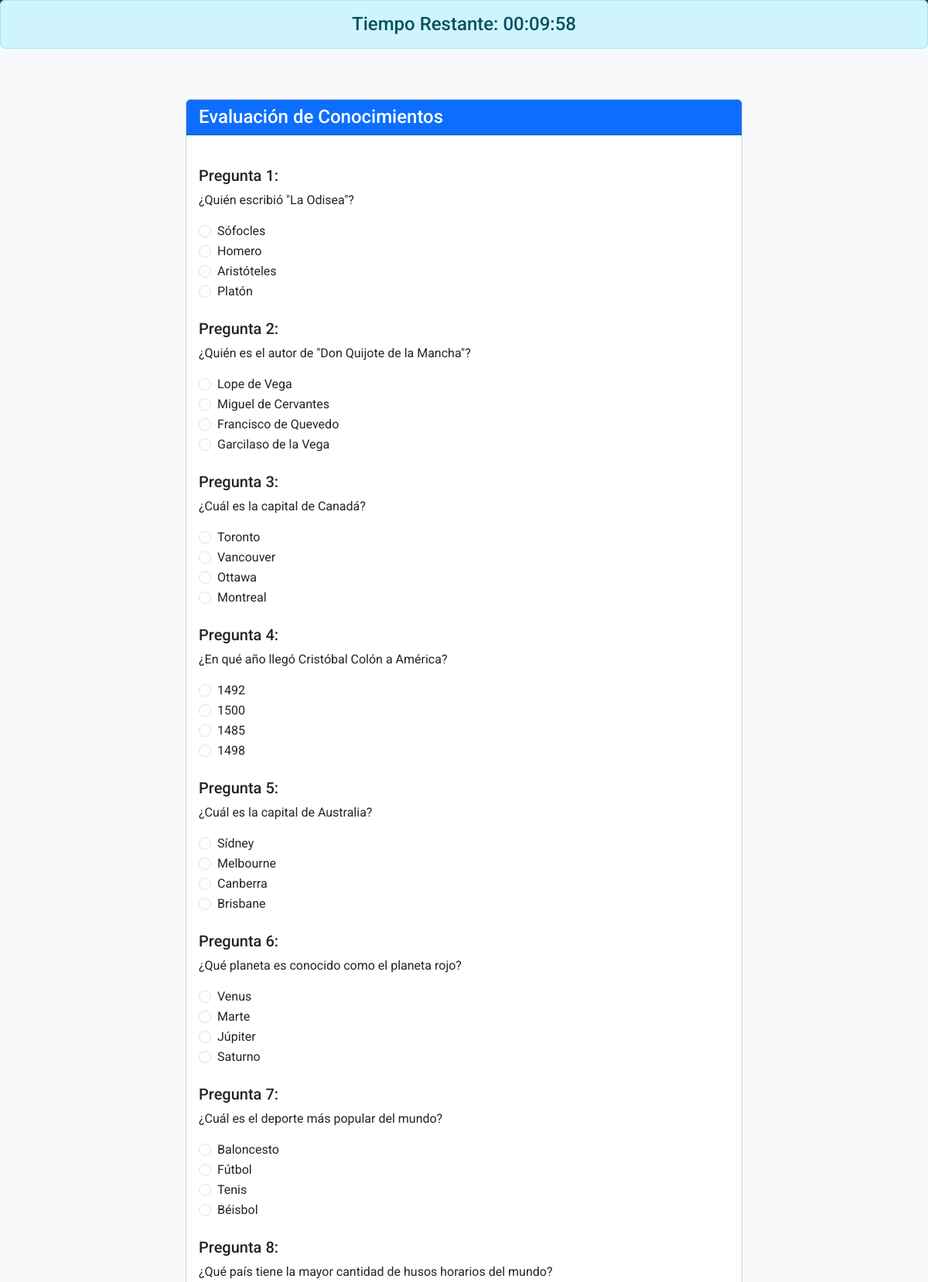
Screenshot of /examen/ (signed in, upper part) with the database file from the repository.
### examen/models.py (models this page shows, shortened)
class Pregunta(models.Model):
    enunciado = models.TextField()

class Respuesta(models.Model):
    pregunta = models.ForeignKey(Pregunta, on_delete=models.CASCADE)
    texto = models.TextField()
    es_correcta = models.BooleanField(default=False)

### examen/views.py (the view)
# urls.py: path('', include('examen.urls')),
@login_required
def examen(request):
    if request.method == 'POST':
        configuracion = ConfiguracionExamen.objects.first()
        if not configuracion:
            return HttpResponseBadRequest("No hay configuración de examen disponible.")
        preguntas = list(Pregunta.objects.all())
        if len(preguntas) < configuracion.numero_preguntas:
            return HttpResponseBadRequest("No hay suficientes preguntas en la base de datos.")
        preguntas_seleccionadas = random.sample(preguntas, configuracion.numero_preguntas)
        puntaje = 0
        for pregunta in preguntas_seleccionadas:
            respuesta_id = request.POST.get(f'respuesta{pregunta.id}')
            print(f"Pregunta ID: {pregunta.id}, Respuesta seleccionada: {respuesta_id}")
            if respuesta_id:
                try:
                    respuesta = Respuesta.objects.get(id=respuesta_id)
                    print(f"Respuesta correcta: {respuesta.es_correcta}")
                    if respuesta.es_correcta:
                        puntaje += 1
                except Respuesta.DoesNotExist:
                    print("Respuesta no encontrada")
        calificacion_maxima = configuracion.calificacion_maxima
        calificacion = (puntaje / configuracion.numero_preguntas) * calificacion_maxima
        intento = IntentoExamen(
            usuario=request.user,
            calificacion=calificacion,
            numero_aciertos=puntaje,
            numero_fallos=(configuracion.numero_preguntas - puntaje)
        )
        intento.save()
        return render(request, 'examen/resultado_examen.html', {
            'puntaje': puntaje,
            'total_preguntas': configuracion.numero_preguntas,
            'calificacion': calificacion
        })
    else:
        configuracion = ConfiguracionExamen.objects.first()
        if not configuracion:
            return HttpResponseBadRequest("No hay configuración de examen disponible.")
        preguntas = list(Pregunta.objects.all())
        if len(preguntas) < configuracion.numero_preguntas:
            return HttpResponseBadRequest("No hay suficientes preguntas en la base de datos.")
        preguntas_seleccionadas = random.sample(preguntas, configuracion.numero_preguntas)
        tiempo_limite = configuracion.tiempo_limite * 60  # Tiempo en segundos
        context = {
            'preguntas': preguntas_seleccionadas,
            'tiempo_limite': tiempo_limite
        }
        return render(request, 'examen/examen.html', context)

### templates/examen/examen.html (shortened to what this page needs)
{% extends "base.html" %}
{% block content %}
<div class="container">
    <div class="alert alert-info fixed-top text-center" style="z-index: 1030;">
        <h4 class="mb-0">Tiempo Restante: <span id="timer">00:00:00</span></h4>
    </div>
    <div class="row mt-5 pt-4 pb-5" >
        <div class="col-md-8 offset-md-2">
            <div class="card mb-4 mb-3">
                <div class="card-header bg-primary text-white">
                    <h4 class="mb-0">Evaluación de Conocimientos</h4>
                </div>
                <div class="card-body">
                    <form method="post" action="{% url 'examen' %}">
                        {% for pregunta in preguntas %}
                            <div class="mt-4">
                                <h5 class="card-title">Pregunta {{ forloop.counter }}:</h5>
                                <p class="card-text">{{ pregunta.enunciado }}</p>
                                {% for respuesta in pregunta.respuesta_set.all %}
                                    <div class="form-check marcando">
                                        <input class="form-check-input" type="radio" name="respuesta{{ pregunta.id }}" id="respuesta{{ pregunta.id }}{{ respuesta.id }}" value="{{ respuesta.id }}">
                                        <label class="form-check-label w-75" for="respuesta{{ pregunta.id }}{{ respuesta.id }}">
                                            {{ respuesta.texto }}
                                        </label>
                                    </div>
                                {% endfor %}
                            </div>
                        {% endfor %}
                    </form>
                </div>
            </div>
        </div>
    </div>
</div>
{% endblock content %}

### templates/base.html (shortened to what this page needs)
<!DOCTYPE html>
<html lang="es">
<head>
    <link href="https://cdn.jsdelivr.net/npm/bootstrap@5.3.3/dist/css/bootstrap.min.css" rel="stylesheet">
    <link href="https://cdn.jsdelivr.net/npm/bootstrap-icons/font/bootstrap-icons.css" rel="stylesheet">
</head>
<body>
    <nav class="navbar navbar-expand-lg navbar-dark fixed-top">
        <div class="container-fluid">
            <a class="navbar-brand" href="{% url 'home' %}">Sistema de Evaluación</a>
            <div class="collapse navbar-collapse" id="navbarNav">
                <ul class="navbar-nav ms-auto">
                    <li class="nav-item">
                        <a class="nav-link" href=""> Evaluaciones</a>
                    </li>
                    <li class="nav-item">
                        <a class="nav-link" href=""> Usuarios</a>
                    </li>
                    <li class="nav-item">
                        <a class="nav-link" href=""> Perfil</a>
                    </li>
                    <li class="nav-item">
                        <a class="nav-link" href=""> Cerrar Sesión</a>
                    </li>
                </ul>
            </div>
        </div>
    </nav>
    <div class="container">
        {% block content %}{% endblock %}
    </div>
</body>
</html>

### templates/base.html (style rules this page uses)
body { font-family: 'Roboto', sans-serif; background-color: #f8f9fa; padding-top: 56px; }
.navbar { background-color: #343a40; }
.navbar-brand { font-weight: 500; color: #ffffff; }
.container { margin-top: 20px; }

### rows the page displays
Pregunta: enunciado "¿Quién escribió \"La Odisea\"?"
Respuesta: texto "Sófocles"
Respuesta: texto "Homero"
Respuesta: texto "Aristóteles"
Respuesta: texto "Platón"
Pregunta: enunciado "¿Quién es el autor de \"Don Quijote de la Mancha\"?"
Respuesta: texto "Lope de Vega"
Respuesta: texto "Miguel de Cervantes"
Respuesta: texto "Francisco de Quevedo"
Respuesta: texto "Garcilaso de la Vega"
Pregunta: enunciado "¿Cuál es la capital de Canadá?"
Respuesta: texto "Toronto"
Respuesta: texto "Vancouver"
Respuesta: texto "Ottawa"
Respuesta: texto "Montreal"
Pregunta: enunciado "¿En qué año llegó Cristóbal Colón a América?"
Respuesta: texto "1492"
Respuesta: texto "1500"
Respuesta: texto "1485"
Respuesta: texto "1498"
Pregunta: enunciado "¿Cuál es la capital de Australia?"
Respuesta: texto "Sídney"
Respuesta: texto "Melbourne"
Respuesta: texto "Canberra"
Respuesta: texto "Brisbane"
Pregunta: enunciado "¿Qué planeta es conocido como el planeta rojo?"
Respuesta: texto "Venus"
Respuesta: texto "Marte"
Respuesta: texto "Júpiter"
Respuesta: texto "Saturno"
Pregunta: enunciado "¿Cuál es el deporte más popular del mundo?"
Respuesta: texto "Baloncesto"
Respuesta: texto "Fútbol"
Respuesta: texto "Tenis"
Respuesta: texto "Béisbol"
Pregunta: enunciado "¿Qué país tiene la mayor cantidad de husos horarios del mundo?"
